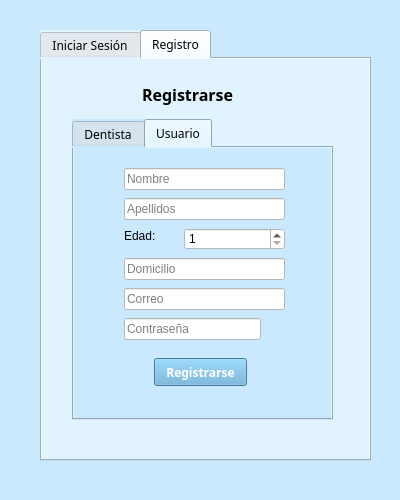
<?xml version="1.0" encoding="UTF-8"?>
<ui version="4.0">
 <class>Form</class>
 <widget class="QWidget" name="Form">
  <property name="geometry">
   <rect>
    <x>0</x>
    <y>0</y>
    <width>400</width>
    <height>500</height>
   </rect>
  </property>
  <property name="font">
   <font>
    <family>Century Gothic</family>
   </font>
  </property>
  <property name="windowTitle">
   <string>Form</string>
  </property>
  <property name="styleSheet">
   <string notr="true">background-color:#CAE9FF</string>
  </property>
  <widget class="QTabWidget" name="tabWidget">
   <property name="geometry">
    <rect>
     <x>40</x>
     <y>30</y>
     <width>331</width>
     <height>431</height>
    </rect>
   </property>
   <property name="font">
    <font>
     <family>Century Gothic</family>
    </font>
   </property>
   <property name="styleSheet">
    <string notr="true">background-color:#e1f3ff</string>
   </property>
   <property name="currentIndex">
    <number>1</number>
   </property>
   <widget class="QWidget" name="tab">
    <attribute name="title">
     <string>Iniciar Sesión</string>
    </attribute>
    <widget class="QLabel" name="label">
     <property name="geometry">
      <rect>
       <x>90</x>
       <y>50</y>
       <width>139</width>
       <height>24</height>
      </rect>
     </property>
     <property name="font">
      <font>
       <pointsize>12</pointsize>
       <weight>75</weight>
       <bold>true</bold>
      </font>
     </property>
     <property name="styleSheet">
      <string notr="true"> color: #1B4965</string>
     </property>
     <property name="text">
      <string>Iniciar Sesión</string>
     </property>
    </widget>
    <widget class="QLineEdit" name="lineEdit_login_email">
     <property name="geometry">
      <rect>
       <x>66</x>
       <y>100</y>
       <width>181</width>
       <height>22</height>
      </rect>
     </property>
     <property name="styleSheet">
      <string notr="true">background-color:white</string>
     </property>
     <property name="placeholderText">
      <string>Correo Electronico</string>
     </property>
    </widget>
    <widget class="QLineEdit" name="lineEdit_login_password">
     <property name="geometry">
      <rect>
       <x>66</x>
       <y>140</y>
       <width>181</width>
       <height>22</height>
      </rect>
     </property>
     <property name="styleSheet">
      <string notr="true">background-color:white</string>
     </property>
     <property name="echoMode">
      <enum>QLineEdit::Password</enum>
     </property>
     <property name="placeholderText">
      <string>Contraseña</string>
     </property>
    </widget>
    <widget class="QPushButton" name="btn_login">
     <property name="geometry">
      <rect>
       <x>110</x>
       <y>190</y>
       <width>111</width>
       <height>28</height>
      </rect>
     </property>
     <property name="font">
      <font>
       <family>Century Gothic</family>
       <pointsize>9</pointsize>
       <weight>75</weight>
       <bold>true</bold>
      </font>
     </property>
     <property name="styleSheet">
      <string notr="true">background-color:#5FA8D3; color: white;</string>
     </property>
     <property name="text">
      <string>Iniciar Sesión</string>
     </property>
    </widget>
   </widget>
   <widget class="QWidget" name="tab_2">
    <attribute name="title">
     <string>Registro</string>
    </attribute>
    <widget class="QLabel" name="label_2">
     <property name="geometry">
      <rect>
       <x>100</x>
       <y>20</y>
       <width>121</width>
       <height>31</height>
      </rect>
     </property>
     <property name="font">
      <font>
       <family>Century Gothic</family>
       <pointsize>12</pointsize>
       <weight>75</weight>
       <italic>false</italic>
       <bold>true</bold>
      </font>
     </property>
     <property name="styleSheet">
      <string notr="true">color: 1B4965</string>
     </property>
     <property name="text">
      <string>Registrarse</string>
     </property>
    </widget>
    <widget class="QTabWidget" name="tabWidget_2">
     <property name="geometry">
      <rect>
       <x>30</x>
       <y>60</y>
       <width>261</width>
       <height>301</height>
      </rect>
     </property>
     <property name="font">
      <font>
       <family>Century Gothic</family>
      </font>
     </property>
     <property name="styleSheet">
      <string notr="true">background-color:#CAE9FF</string>
     </property>
     <property name="currentIndex">
      <number>1</number>
     </property>
     <widget class="QWidget" name="tab_3">
      <attribute name="title">
       <string>Dentista</string>
      </attribute>
      <widget class="QLineEdit" name="lineEdit_register_dentist_name">
       <property name="geometry">
        <rect>
         <x>40</x>
         <y>20</y>
         <width>181</width>
         <height>22</height>
        </rect>
       </property>
       <property name="styleSheet">
        <string notr="true">background-color:white;</string>
       </property>
       <property name="placeholderText">
        <string>Nombre</string>
       </property>
      </widget>
      <widget class="QLineEdit" name="lineEdit_register_dentist_lastname">
       <property name="geometry">
        <rect>
         <x>40</x>
         <y>50</y>
         <width>181</width>
         <height>22</height>
        </rect>
       </property>
       <property name="styleSheet">
        <string notr="true">background-color:white;</string>
       </property>
       <property name="placeholderText">
        <string>Apellidos</string>
       </property>
      </widget>
      <widget class="QLineEdit" name="lineEdit_register_dentist_address">
       <property name="geometry">
        <rect>
         <x>40</x>
         <y>110</y>
         <width>181</width>
         <height>22</height>
        </rect>
       </property>
       <property name="styleSheet">
        <string notr="true">background-color:white;</string>
       </property>
       <property name="placeholderText">
        <string>Domicilio</string>
       </property>
      </widget>
      <widget class="QLineEdit" name="lineEdit_register_dentist_license">
       <property name="geometry">
        <rect>
         <x>40</x>
         <y>140</y>
         <width>181</width>
         <height>22</height>
        </rect>
       </property>
       <property name="styleSheet">
        <string notr="true">background-color:white;</string>
       </property>
       <property name="placeholderText">
        <string>Cedula Profesional</string>
       </property>
      </widget>
      <widget class="QLineEdit" name="lineEdit_register_dentist_email">
       <property name="geometry">
        <rect>
         <x>40</x>
         <y>170</y>
         <width>181</width>
         <height>22</height>
        </rect>
       </property>
       <property name="styleSheet">
        <string notr="true">background-color:white;</string>
       </property>
       <property name="placeholderText">
        <string>Correo</string>
       </property>
      </widget>
      <widget class="QLineEdit" name="lineEdit_register_dentist_password">
       <property name="geometry">
        <rect>
         <x>40</x>
         <y>200</y>
         <width>181</width>
         <height>22</height>
        </rect>
       </property>
       <property name="styleSheet">
        <string notr="true">background-color:white;</string>
       </property>
       <property name="echoMode">
        <enum>QLineEdit::Password</enum>
       </property>
       <property name="placeholderText">
        <string>Contraseña</string>
       </property>
      </widget>
      <widget class="QPushButton" name="btn_register_dentist">
       <property name="geometry">
        <rect>
         <x>80</x>
         <y>230</y>
         <width>93</width>
         <height>28</height>
        </rect>
       </property>
       <property name="font">
        <font>
         <family>Century Gothic</family>
         <pointsize>8</pointsize>
         <weight>75</weight>
         <bold>true</bold>
        </font>
       </property>
       <property name="styleSheet">
        <string notr="true">background-color:#5FA8D3; color: white;</string>
       </property>
       <property name="text">
        <string>Registrarse</string>
       </property>
      </widget>
      <widget class="QSpinBox" name="spinBox_register_dentist_age">
       <property name="geometry">
        <rect>
         <x>121</x>
         <y>80</y>
         <width>101</width>
         <height>22</height>
        </rect>
       </property>
       <property name="styleSheet">
        <string notr="true">background-color:white;</string>
       </property>
      </widget>
      <widget class="QLabel" name="label_4">
       <property name="geometry">
        <rect>
         <x>40</x>
         <y>80</y>
         <width>55</width>
         <height>16</height>
        </rect>
       </property>
       <property name="font">
        <font>
         <pointsize>9</pointsize>
        </font>
       </property>
       <property name="text">
        <string>Edad:</string>
       </property>
      </widget>
     </widget>
     <widget class="QWidget" name="tab_4">
      <attribute name="title">
       <string>Usuario</string>
      </attribute>
      <widget class="QLineEdit" name="lineEdit_register_user_name">
       <property name="geometry">
        <rect>
         <x>50</x>
         <y>20</y>
         <width>161</width>
         <height>22</height>
        </rect>
       </property>
       <property name="styleSheet">
        <string notr="true">background-color:white;</string>
       </property>
       <property name="placeholderText">
        <string>Nombre</string>
       </property>
      </widget>
      <widget class="QLineEdit" name="lineEdit_register_user_lastname">
       <property name="geometry">
        <rect>
         <x>50</x>
         <y>50</y>
         <width>161</width>
         <height>22</height>
        </rect>
       </property>
       <property name="styleSheet">
        <string notr="true">background-color:white;</string>
       </property>
       <property name="placeholderText">
        <string>Apellidos</string>
       </property>
      </widget>
      <widget class="QLineEdit" name="lineEdit_register_user_address">
       <property name="geometry">
        <rect>
         <x>50</x>
         <y>110</y>
         <width>161</width>
         <height>22</height>
        </rect>
       </property>
       <property name="styleSheet">
        <string notr="true">background-color:white;</string>
       </property>
       <property name="placeholderText">
        <string>Domicilio</string>
       </property>
      </widget>
      <widget class="QLineEdit" name="lineEdit_register_user_email">
       <property name="geometry">
        <rect>
         <x>50</x>
         <y>140</y>
         <width>161</width>
         <height>22</height>
        </rect>
       </property>
       <property name="styleSheet">
        <string notr="true">background-color:white;</string>
       </property>
       <property name="placeholderText">
        <string>Correo</string>
       </property>
      </widget>
      <widget class="QLineEdit" name="lineEdit_register_user_password">
       <property name="geometry">
        <rect>
         <x>50</x>
         <y>170</y>
         <width>137</width>
         <height>22</height>
        </rect>
       </property>
       <property name="styleSheet">
        <string notr="true">background-color:white;</string>
       </property>
       <property name="echoMode">
        <enum>QLineEdit::Password</enum>
       </property>
       <property name="placeholderText">
        <string>Contraseña</string>
       </property>
      </widget>
      <widget class="QPushButton" name="btn_register_user">
       <property name="geometry">
        <rect>
         <x>80</x>
         <y>210</y>
         <width>93</width>
         <height>28</height>
        </rect>
       </property>
       <property name="font">
        <font>
         <family>Century Gothic</family>
         <weight>75</weight>
         <bold>true</bold>
        </font>
       </property>
       <property name="styleSheet">
        <string notr="true">background-color:#5FA8D3; color: white;</string>
       </property>
       <property name="text">
        <string>Registrarse</string>
       </property>
      </widget>
      <widget class="QSpinBox" name="spinBox_register_user_age">
       <property name="geometry">
        <rect>
         <x>110</x>
         <y>80</y>
         <width>101</width>
         <height>22</height>
        </rect>
       </property>
       <property name="styleSheet">
        <string notr="true">background-color:white;</string>
       </property>
       <property name="minimum">
        <number>1</number>
       </property>
      </widget>
      <widget class="QLabel" name="label_3">
       <property name="geometry">
        <rect>
         <x>50</x>
         <y>80</y>
         <width>55</width>
         <height>16</height>
        </rect>
       </property>
       <property name="font">
        <font>
         <pointsize>9</pointsize>
        </font>
       </property>
       <property name="text">
        <string>Edad:</string>
       </property>
      </widget>
     </widget>
    </widget>
   </widget>
  </widget>
 </widget>
 <resources/>
 <connections/>
</ui>
